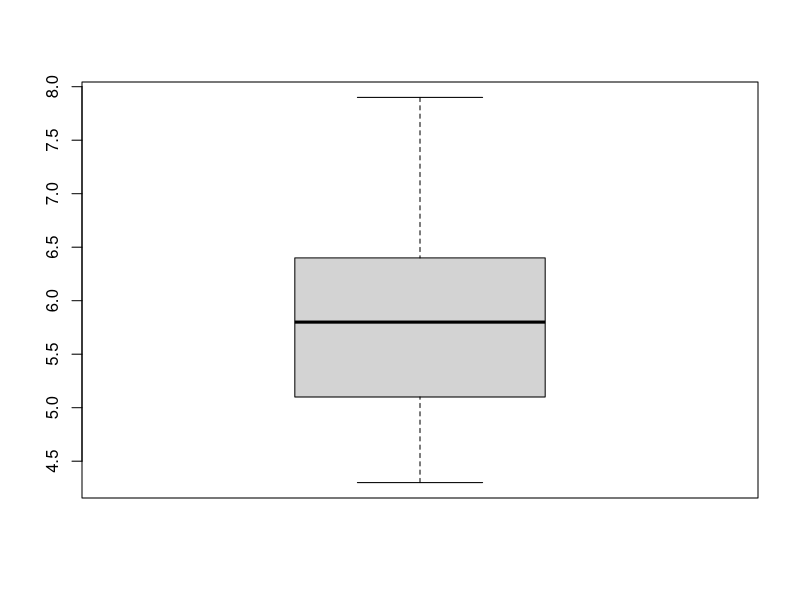
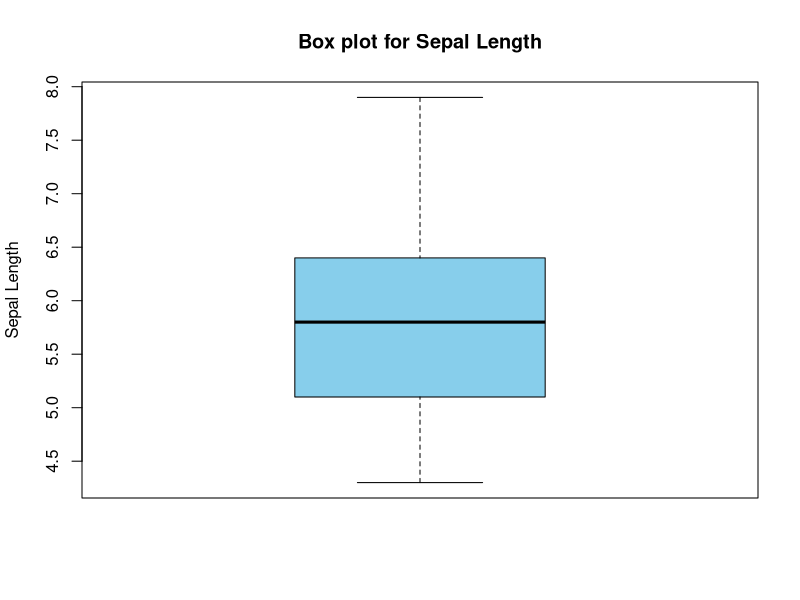
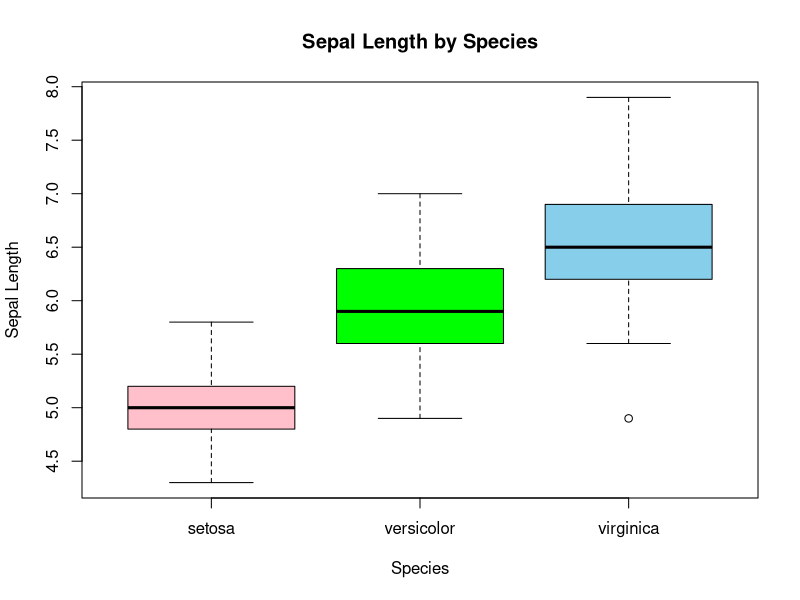
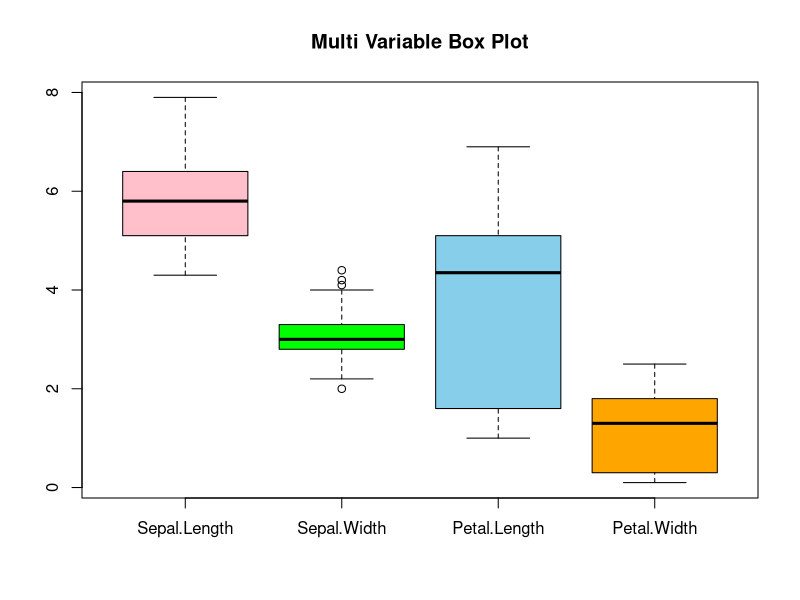
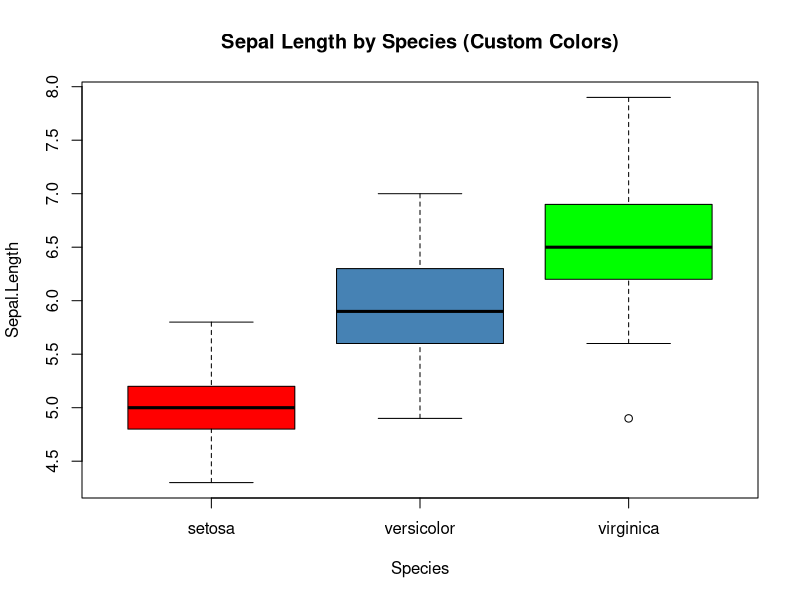
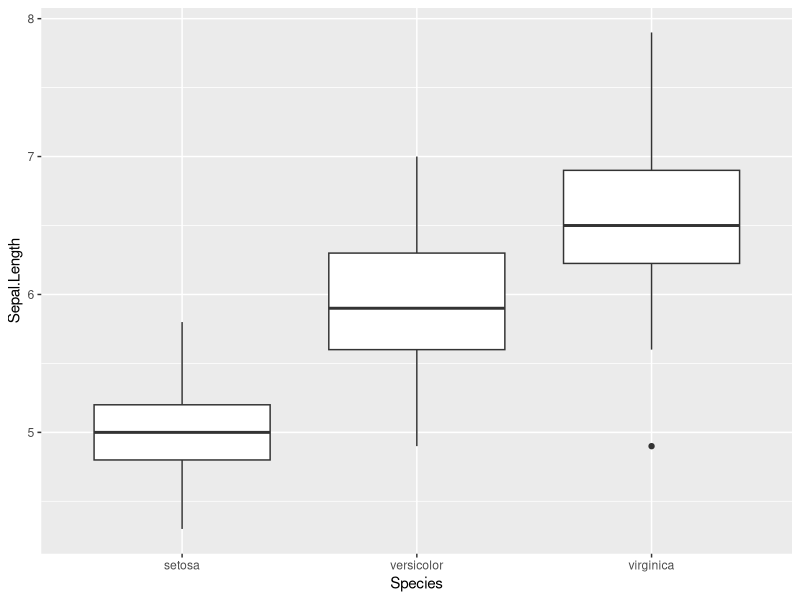
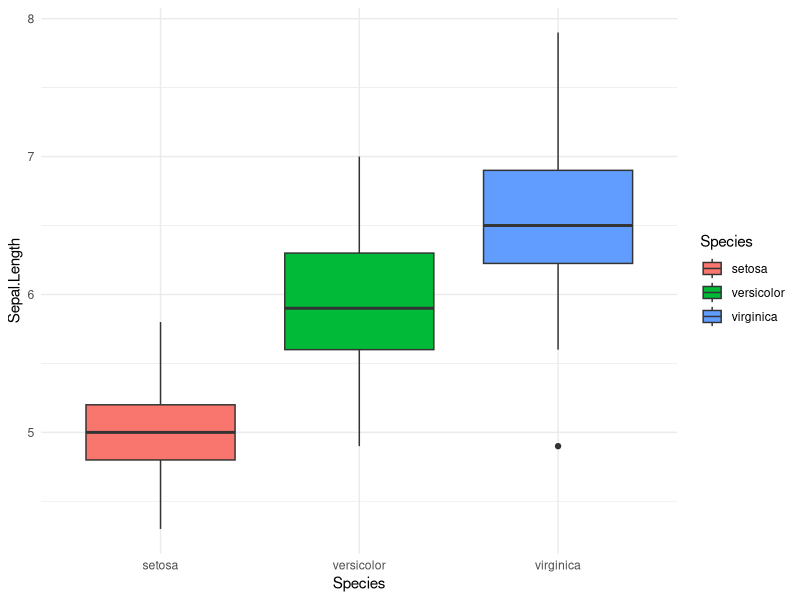
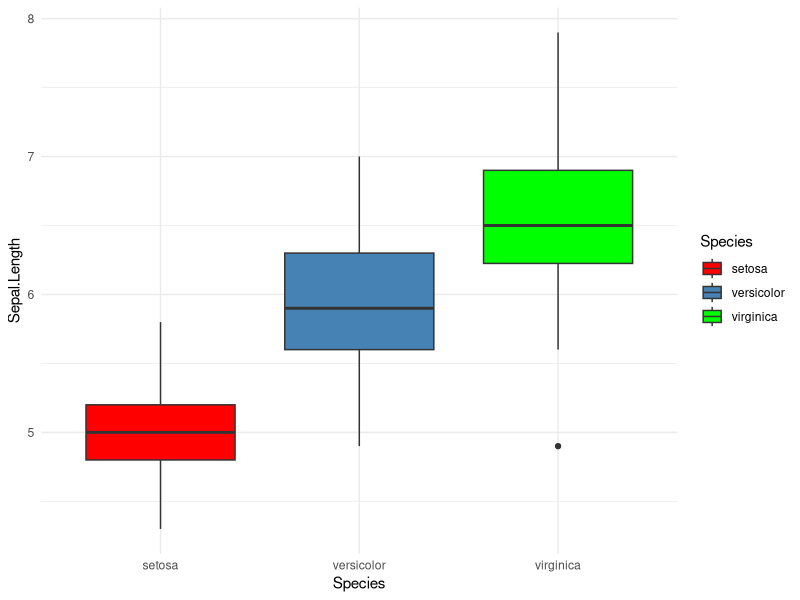

Source code (R) for these figures, in order:
# Load the Data
data(iris)

# Understand the Data
str(iris)
View(iris)
class(iris)
?iris

# Basic Box Plot
boxplot(iris$Sepal.Length)

# Add Title & Labels
boxplot(iris$Sepal.Length,
        main ="Box plot for Sepal Length",
        ylab = "Sepal Length",
        col = "skyblue")

# Box Plot by Species
boxplot(Sepal.Length ~ Species,
        data = iris,
        main = "Sepal Length by Species",
        xlab = "Species",
        ylab = "Sepal Length",
        col = c('pink', 'green', 'skyblue'))

# Multi-Variable Box Plot
boxplot(iris[,1:4],
        main = "Multi Variable Box Plot",
        col = c('pink', 'green', 'skyblue', 'orange'))

# Using Custom Color Palette (Corrected)
species_colors <- c("setosa" = "red",
                    "versicolor" = "steelblue",
                    "virginica" = "green")

boxplot(Sepal.Length ~ Species,
        data = iris,
        col = species_colors,
        main = "Sepal Length by Species (Custom Colors)")

# GGPlot2
library(ggplot2)

ggplot(iris,
       aes(x = Species, y = Sepal.Length)) +
  geom_boxplot()

# Colored box plot by species
ggplot(iris, aes(x = Species, y = Sepal.Length, fill = Species)) +
  geom_boxplot() +
  theme_minimal()

# Using Manual Color Palettes (Completed)
ggplot(iris, aes(x = Species, y = Sepal.Length, fill = Species)) +
  geom_boxplot() +
  scale_fill_manual(
    values = c(
      "setosa" = "red",
      "versicolor" = "steelblue",
      "virginica" = "green"
    )
  ) +
  theme_minimal()
